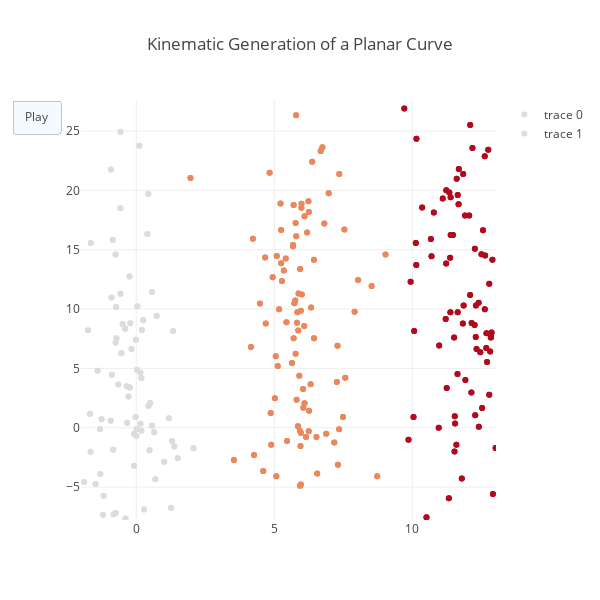

Source (notebook cell):
### Code cell
ct.run_process()

### Figure 1 — Plotly figure (JSON) as saved in the notebook; plotly's stock layout.template omitted (floating-point values rounded to 4 significant figures; data arrays with more than 128 entries replaced by an {"elided": "..."} marker saying what was removed)
{"data": [{"marker": {"color": {"elided": "300 int values"}}, "mode": "markers", "type": "scatter", "uid": "2fe6aafa-9db3-11e8-8cf6-a0afbd790b07", "x": {"elided": "300 float values"}, "y": {"elided": "300 float values"}}, {"marker": {"color": {"elided": "300 int values"}}, "mode": "markers", "type": "scatter", "uid": "2fe6aafb-9db3-11e8-afc4-a0afbd790b07", "x": {"elided": "300 float values"}, "y": {"elided": "300 float values"}}], "layout": {"height": 600, "hovermode": "closest", "title": "Kinematic Generation of a Planar Curve", "updatemenus": [{"buttons": [{"args": [null], "label": "Play", "method": "animate"}], "type": "buttons"}], "width": 600, "xaxis": {"autorange": false, "range": [-2, 13.03], "zeroline": false}, "yaxis": {"autorange": false, "range": [-7.769, 27.61], "zeroline": false}}}
